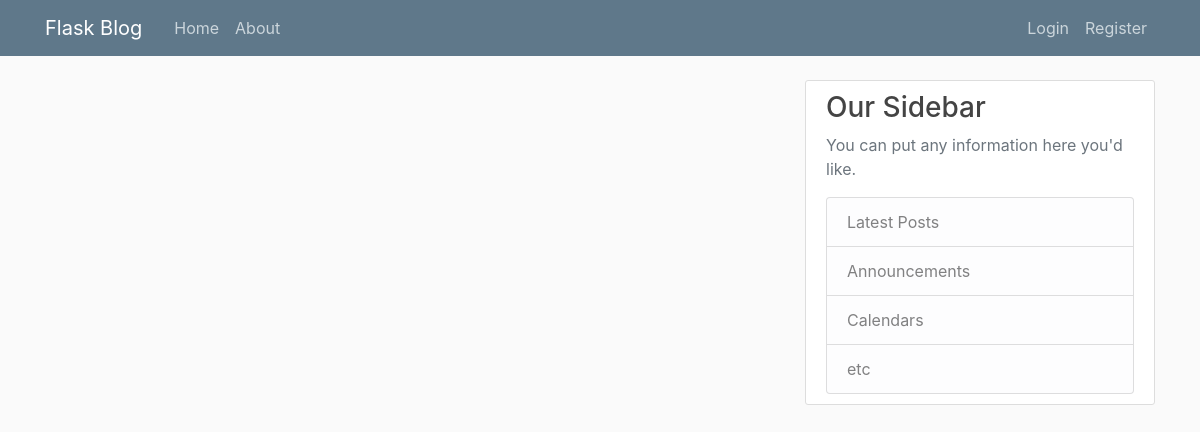
Page /home on the earlier database version.
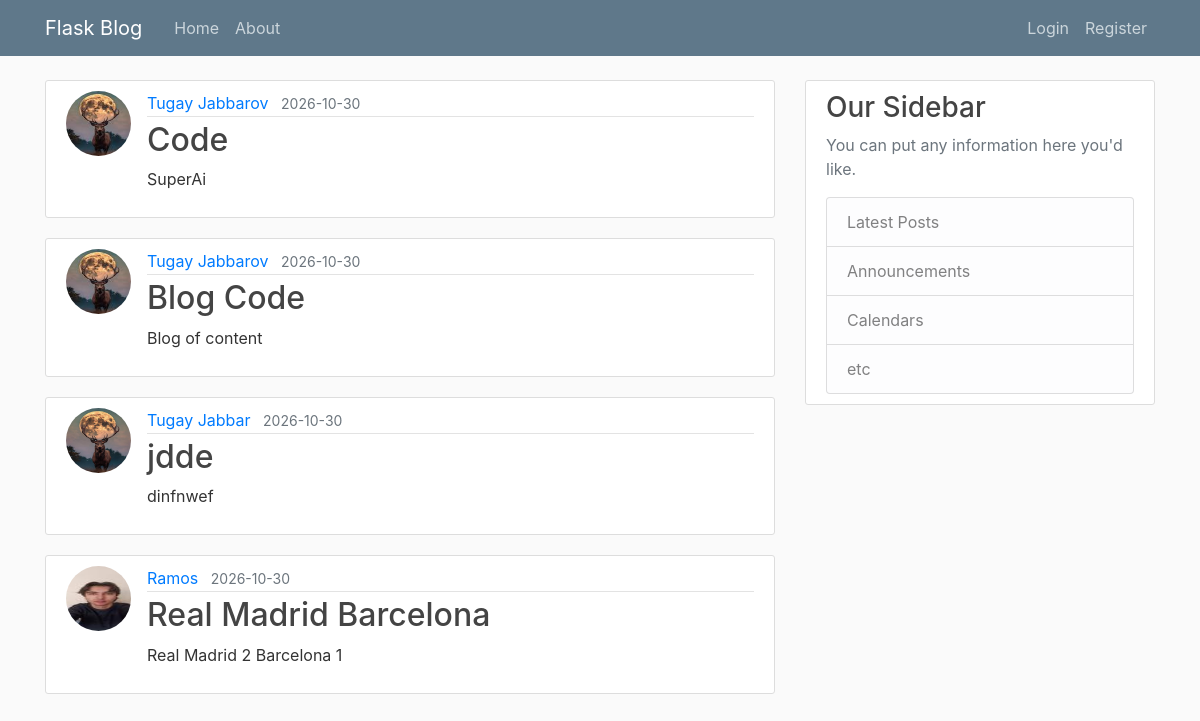
Same page on the later database version.
### flaskblog/models.py (models this page shows, shortened)
class Post(db.Model):
    id = db.Column(db.Integer, primary_key=True)
    title = db.Column(db.String(100), nullable=False)
    date_posted = db.Column(db.DateTime, nullable=False, default=datetime.utcnow)
    content = db.Column(db.Text, nullable=False)
    user_id = db.Column(db.Integer, db.ForeignKey('user.id'), nullable=False)

class User(db.Model, UserMixin):
    id = db.Column(db.Integer, primary_key=True)
    username = db.Column(db.String(20), unique=True, nullable=False)
    email = db.Column(db.String(120), unique=True, nullable=False)
    image_file = db.Column(db.String(20), nullable=False, default='default.jpg')
    password = db.Column(db.String(60), nullable=False)
    posts = db.relationship("Post", backref='author', lazy=True)

### flaskblog/routes.py (the view)
@app.route("/")
@app.route("/home")
def home():
    posts = Post.query.all()
    return render_template('home.html', posts=posts)

### flaskblog/templates/home.html
{% extends "layout.html" %}
{% block content %}
    {% for post in posts %}
        <article class="media content-section">
          <img class="rounded-circle article-img" src="{{ url_for('static', filename='profile_pics/' + post.author.image_file) }}">
          <div class="media-body">
            <div class="article-metadata">
              <a class="mr-2" href="#">{{ post.author.username }}</a>
              <small class="text-muted">{{ post.date_posted.strftime('%Y-%m-%d') }}</small>
            </div>
            <h2><a class="article-title" href="{{ url_for('post', post_id=post.id) }}">{{ post.title }}</a></h2>
            <p class="article-content">{{ post.content }}</p>
          </div>
        </article>
    {% endfor %}
{% endblock content %}

### flaskblog/templates/layout.html (shortened to what this page needs)
<!DOCTYPE html>
<html>
<head>
    <link rel="stylesheet"
          href="https://cdn.jsdelivr.net/npm/bootstrap@4.6.2/dist/css/bootstrap.min.css">
    <link rel="stylesheet"
          type="text/css"
          href="{{ url_for('static', filename='main.css') }}">
</head>
<body>
    <header class="site-header">
        <nav class="navbar navbar-expand-md navbar-dark bg-steel fixed-top">
            <div class="container">
                <a class="navbar-brand mr-4" href="/">Flask Blog</a>
                <div class="collapse navbar-collapse" id="navbarToggle">
                    <div class="navbar-nav mr-auto">
                        <a class="nav-item nav-link" href="{{ url_for('home') }}">Home</a>
                        <a class="nav-item nav-link" href="{{ url_for('about') }}">About</a>
                    </div>
                    <div class="navbar-nav">
                        {% if current_user.is_authenticated %}
                            <a class="nav-item nav-link" href="{{ url_for('new_post') }}">New Post</a>
                            <a class="nav-item nav-link" href="{{ url_for('account') }}">Account</a>
                            <a class="nav-item nav-link" href="{{ url_for('logout') }}">Logout</a>
                        {% else %}
                            <a class="nav-item nav-link" href="{{ url_for('login') }}">Login</a>
                            <a class="nav-item nav-link" href="{{ url_for('register') }}">Register</a>
                        {% endif %}
                    </div>
                </div>
            </div>
        </nav>
    </header>
    <main role="main" class="container">
        <div class="row">
            <div class="col-md-8">
                {% block content %}{% endblock %}
            </div>
            <div class="col-md-4">
                <div class="content-section">
                    <h3>Our Sidebar</h3>
                    <p class="text-muted">
                        You can put any information here you'd like.
                    </p>
                    <ul class="list-group">
                        <li class="list-group-item list-group-item-light">Latest Posts</li>
                        <li class="list-group-item list-group-item-light">Announcements</li>
                        <li class="list-group-item list-group-item-light">Calendars</li>
                        <li class="list-group-item list-group-item-light">etc</li>
                    </ul>
                </div>
            </div>
        </div>
    </main>
</body>
</html>

### flaskblog/static/main.css (style rules this page uses)
body { background: #fafafa; color: #333333; margin-top: 5rem; }
h1, h2, h3, h4, h5, h6 { color: #444444; }
.bg-steel { background-color: #5f788a; }
.site-header .navbar-nav .nav-link { color: #cbd5db; }
.content-section { background: #ffffff; padding: 10px 20px; border: 1px solid #dddddd; border-radius: 3px; margin-bottom: 20px; }
.article-title { color: #444444; }
.article-content { white-space: pre-line; }
.article-img { height: 65px; width: 65px; margin-right: 16px; }
.article-metadata { padding-bottom: 1px; margin-bottom: 4px; border-bottom: 1px solid #e3e3e3 }

Differences in the rows shown:
added Post: image_file (picture), author.username "Tugay Jabbarov", date_posted "2026-10-30", title "Code", content "SuperAi"
added Post: image_file (picture), author.username "Tugay Jabbarov", date_posted "2026-10-30", title "Blog Code", content "Blog of content"
added Post: image_file (placeholder picture), author.username "Tugay Jabbar", date_posted "2026-10-30", title "jdde", content "dinfnwef"
added Post: image_file (picture), author.username "Ramos", date_posted "2026-10-30", title "Real Madrid Barcelona", content "Real Madrid 2 Barcelona 1"
